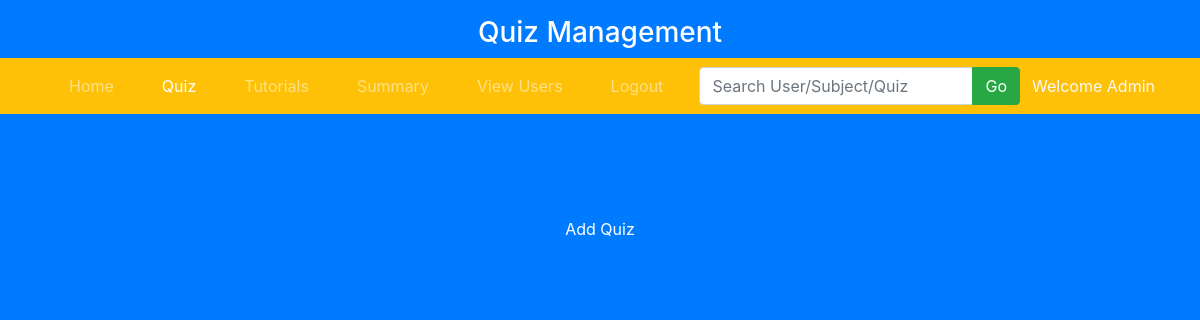
Before: /quiz_Management with the older database file.
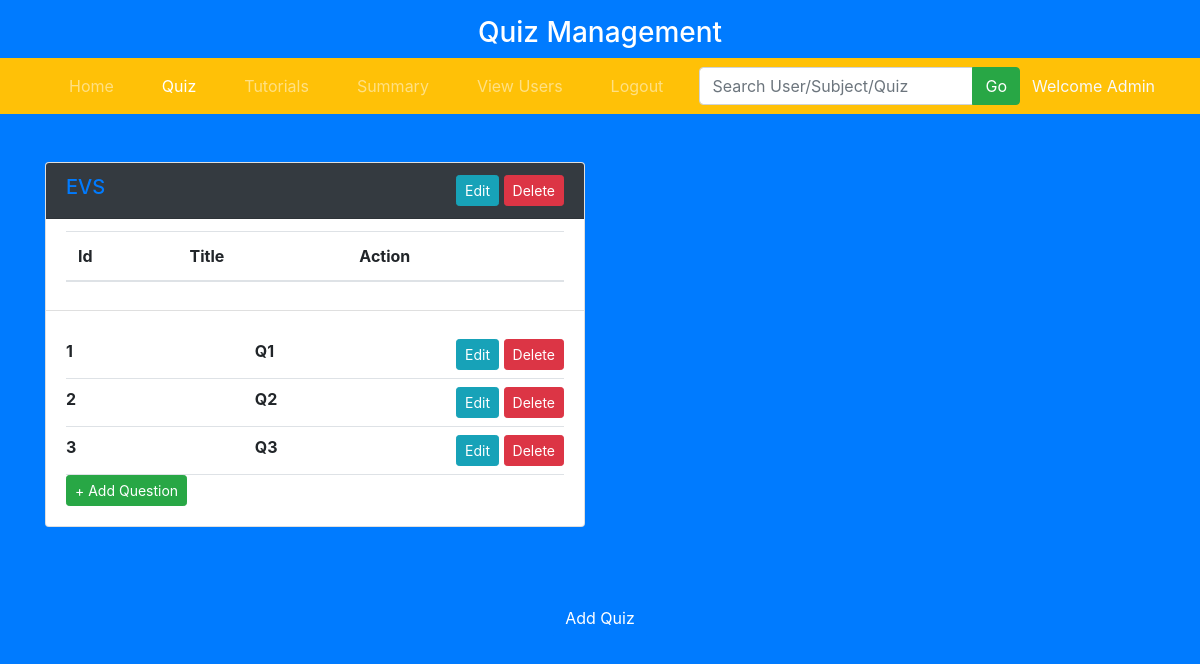
After: the same page with the newer database file.
### app.py (models this page shows)
class Quiz(db.Model):
    __tablename__ = 'quiz'
    quiz_id = db.Column(db.Integer, autoincrement=True, primary_key=True)
    title = db.Column(db.String(20), unique=True, nullable=False)
    date_quiz=db.Column(db.Date, nullable=False)
    time_dur=db.Column(db.Time, nullable=False)
    remarks = db.Column(db.String(50), nullable=False)
    chap_id = db.Column(db.Integer, db.ForeignKey("chapter.chap_id", ondelete="CASCADE"), nullable=False)
    questions = db.relationship("Question", backref='quiz', lazy=True, cascade="all, delete")

class Question(db.Model):
    __tablename__ = 'question'
    q_id = db.Column(db.Integer, autoincrement=True, primary_key=True)
    q_title=db.Column(db.String(50),nullable=False)
    q_statement = db.Column(db.String(100), unique=True, nullable=False)
    opt_1 = db.Column(db.String(50),nullable=False)
    opt_2 = db.Column(db.String(50),nullable=False)
    opt_3 = db.Column(db.String(50),nullable=False)
    opt_4 = db.Column(db.String(50),nullable=False)
    c_opt = db.Column(db.Integer,nullable=False)
    quiz_id = db.Column(db.Integer, db.ForeignKey("quiz.quiz_id", ondelete="CASCADE"), nullable=False)

### app.py (the view)
@app.route('/quiz_Management')
def quiz_Management():
    quiz=Quiz.query.all()
    return render_template('quizManagement.html',quiz=quiz)

### app.py (called while the page is built)
@app.before_request
def create_tables():
    db.create_all()
    if not User.query.filter_by(email="Admin12@gmail.com").first():
        admin=User(name="Admin", email="Admin12@gmail.com", password=generate_password_hash("Silvia06@10"), std=0, dob=datetime.strptime("2006-06-01", "%Y-%m-%d").date(),admin=True)
        db.session.add(admin)
        db.session.commit()

### templates/quizManagement.html (shortened to what this page needs)
<!DOCTYPE html>
<html lang="en">
<head>
    <link rel="stylesheet" href="https://maxcdn.bootstrapcdn.com/bootstrap/4.0.0/css/bootstrap.min.css" />
</head>
<body class="bg-primary">
   <div class="container pt-3">
	<h3 class="strong text-center text-white"> Quiz Management</h3>
  </div>
  <nav class="navbar navbar-expand-sm bg-warning navbar-dark">
  <div class="container">
    <ul class="navbar-nav">
      <li class="nav-item px-3 py-0 navbar-text"><a class='nav-link' href="/admin_Dashboard">Home</a></li>
      <li class="nav-item active px-3 py-0 navbar-text"><a class='nav-link' href="/quiz_Management">Quiz</a></li>
      <li class="nav-item px-3 py-0 navbar-text"><a class='nav-link' href="/tutorials">Tutorials</a></li>
      <li class="nav-item px-3 py-0 navbar-text"><a class='nav-link' href="/summary">Summary</a></li>
      <li class="nav-item px-3 py-0 navbar-text"><a class='nav-link' href="/viewUsers">View Users</a></li>
      <li class="nav-item px-3 py-0 navbar-text"><a class='nav-link' href="{{url_for('logout')}}">Logout</a></li>
    </ul>
    <form class="navbar-form navbar-left" action="{{url_for('admin_search')}}" method="GET">
      <div class="input-group">
        <input type="search" class="form-control" placeholder="Search User/Subject/Quiz" name="query" id="ad_search"/>
        <div class="input-group-append">
          <button class="btn btn-success" type="submit">Go</button>
       </div>
      </div>
    </form>
    <div class="navbar-header">
      <span class="strong text-light">Welcome Admin</span>
    </div>
  </div>
</nav>
<div class="container pt-5">
  <div class="row">
    {% for q in quiz %}
    <div class="col-md-6">
        <div class="card shadow-lg mb-4">
            <div class="card-header bg-dark text-white d-flex justify-content-between">
                <h5 class="mb-0"><a href="#" data-toggle="modal" data-target="#myModal" onclick="loadQuizDetails('{{ q.quiz_id }}')">{{q.title}}</a></h5>
                <span>
                  <a href="/editQuiz/{{ q.quiz_id }}" class="btn btn-sm btn-info">Edit</a>
                  <a href="/deleteQuiz/{{ q.quiz_id }}" class="btn btn-sm btn-danger">Delete</a>
                </span>
            </div>
            <div class="card-header bg-white text-blue d-flex justify-content-between">
              <table class="table">
                <thead>
                    <tr>
                        <th>Id</th>
                        <th>Title</th>
                        <th>Action</th>
                    </tr>
                </thead>
            </table>
          </div>
            <div class="card-body">
                {% for ques in q.questions %}
                <div class="d-flex justify-content-between border-bottom py-2">
                    <span><strong>{{ ques.q_id }}</strong></span>
                    <span><strong>{{ques.q_title}}</strong></span>
                    <span>
                        <a href="/editQuestion/{{ ques.q_id }}" class="btn btn-sm btn-info">Edit</a>
                        <a href="/deleteQuestion/{{ ques.q_id }}" class="btn btn-sm btn-danger">Delete</a>
                    </span>
                </div>
                {% endfor %}
                <form action="{{ url_for('add_question', quiz_id=q.quiz_id) }}" method="POST">
                  <button type="submit" class="btn btn-sm btn-success">+ Add Question</button>
              </form>
            </div>
        </div>
    </div>
    {% endfor %}
  </div>
</div>
<div class="container pt-5 text-center">
  <form id="addQuiz"  action="{{ url_for('add_quiz') }}" >
     <input type="submit" class="btn btn-primary" value="Add Quiz" />
  </form>
</div>
</body>
</html>

Changed rows visible on the page:
added Quiz: title "EVS"
added Question: q_id "1", q_title "Q1"
added Question: q_id "2", q_title "Q2"
added Question: q_id "3", q_title "Q3"
